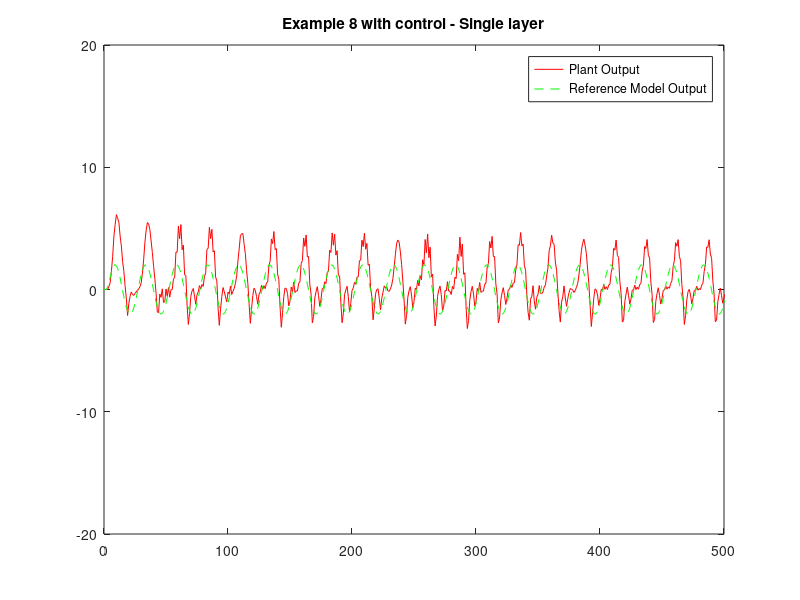

This figure's MATLAB source:
clc;close all;clear all;

a = 1; b = 0.75;
m0 = 3;
m1 = 20;
m2 = 1;

w1 = rand(m1,m0+1);
w2 = zeros(m2,m1+1);
eta = 0.001;
n = 0:100000;
yp=[0 0 0];
ym=[0 0 0];
u=[0 0];


for k = 1:length(n)
    
        p = [1;yp(end);yp(end-1);yp(end-2)];
        r = sin(2*pi*k/25);  
        
        yp1 =(5*yp(end)*yp(end-1)/(1 + (yp(end))^2 + (yp(end-1))^2+ (yp(end-2))^2))+ u(end)+0.8*u(end-1);
        yp=[yp yp1];
         
        ym1 = 0.32*ym(end) + 0.64*ym(end-1)-0.5*ym(end-2)+ r;
        ym=[ym ym1];
              
        %FORWARD PASS

        v1 = w1*p; 
        phi_v1 = a*tanh(b*v1); 
        y1_k = [1 ; phi_v1];
        v2 = w2*y1_k;
        y2 = v2 ;
        
        E  =(5*yp(end)*yp(end-1)/(1 + (yp(end))^2 + (yp(end-1))^2+ (yp(end-2))^2)) - y2;
        phi_v2_diff = (1);
        phi_v1_diff =  (b/a)*(a^2 - (phi_v1.^2)); 
    
        
        %BACKWARD PASS

        delta2 = E*phi_v2_diff;  
        delta_w2 = eta.*delta2*(y1_k)'; 
        
        delta1 = (w2(:,2:length(w2))'*delta2).*(phi_v1_diff);
        delta_w1 = eta.*delta1*(p)';
             
        
        %ERROR CALCULATION AND WEIGHT UPDATION

        w1 = w1 + delta_w1;
        w2 = w2 + delta_w2;    
        

        u1 = (-y2 -(0.8)*u(end)+0.32*yp(end) + 0.64*yp(end-1)-0.5*yp(end-2)+ r);
      
        u = [u u1];


end
% ----------------------------------------------------------------------- %
%                           Plotting Graphs                               %
% ----------------------------------------------------------------------- %
K = 0:length(n)+2;
figure;
plot(K,yp,'-r',K,ym,'--g')
axis([0 500  -20 20])
legend('Plant Output', 'Reference Model Output');
title('Example 8 with control - Single layer');

g=var(yp(3:end)-ym(3:end));
h=var(ym(3:end));
perf=(1-(g/h))*100;
disp(perf);
mse = sum((yp(3:end)-ym(3:end)).^2)/(length(yp(3:end)));
disp(mse);
